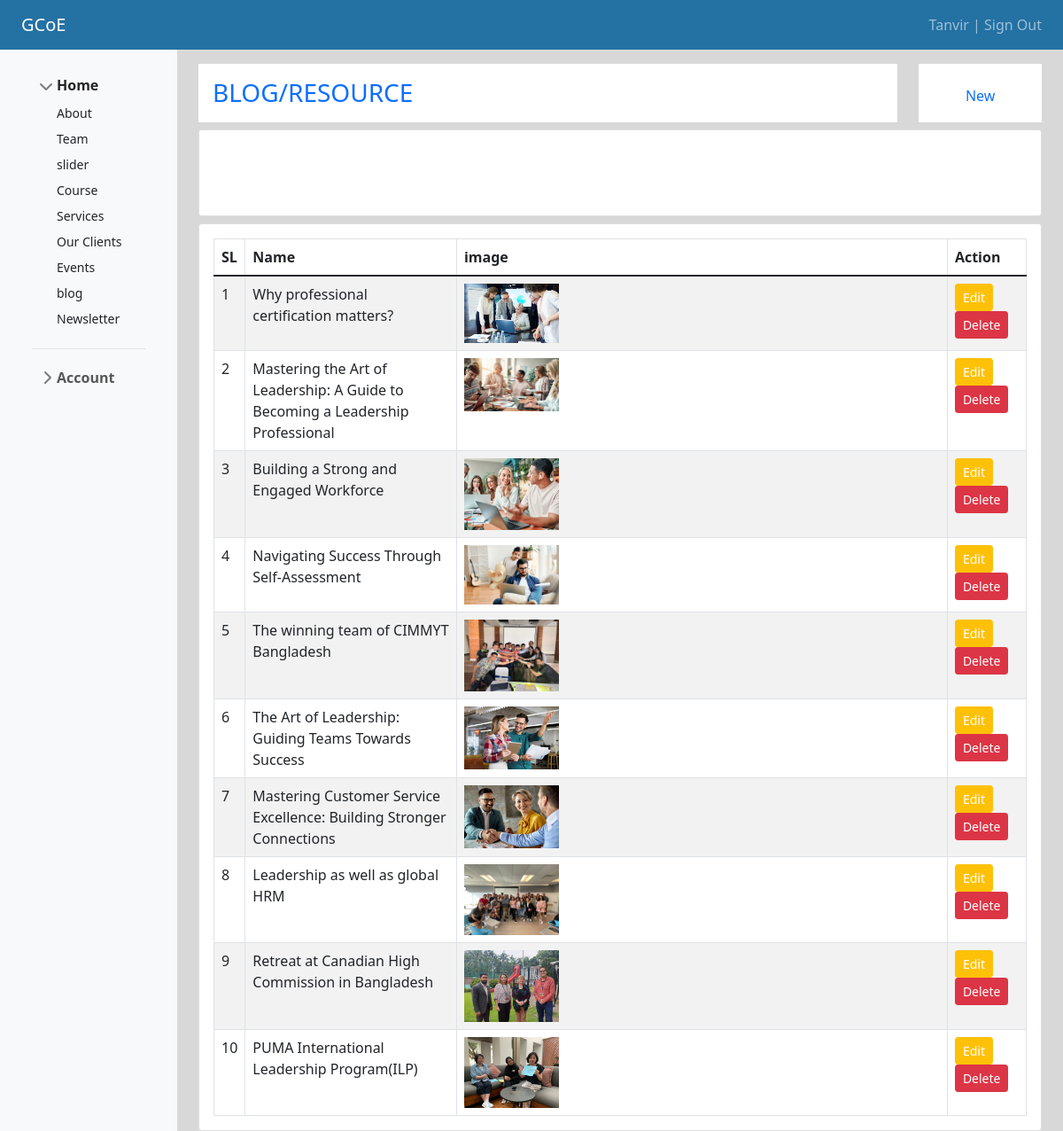
Page /admin_new/blog.php (signed in) on the earlier database version.
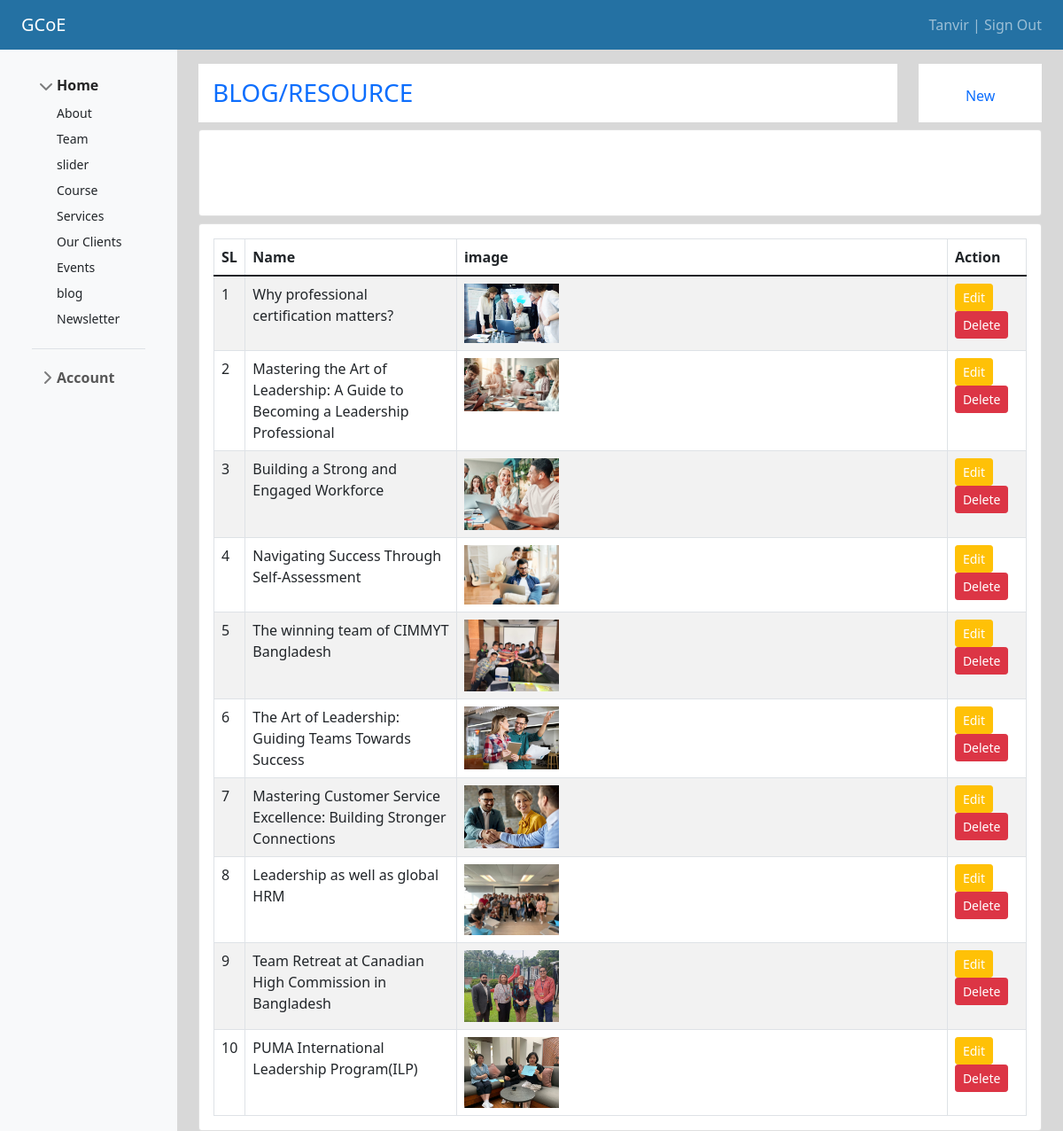
Same page on the later database version.
### tables this page shows
CREATE TABLE `users8r6` (
  `id` int(10) NOT NULL,
  `user_name` varchar(255) NOT NULL,
  `user_pass` varchar(255) NOT NULL,
  `Full Name` varchar(255) NOT NULL
);

CREATE TABLE `blog` (
  `blog_id` int(10) NOT NULL,
  `blog_title` text NOT NULL,
  `blog_image` varchar(255) NOT NULL,
  `blog_text` longtext NOT NULL,
  `blog_catagory` tinytext NOT NULL,
  `blog_date_time` datetime(6) NOT NULL DEFAULT current_timestamp(6),
  `blog_athor` tinytext NOT NULL,
  `blog_stutas` int(10) NOT NULL DEFAULT 1,
  `resources` int(10) NOT NULL DEFAULT 0
);

### config/functions.php (called while the page is built, shortened)
<?php
include "conn.php";
function SelectData($TableName, $moresql){
	global $conn;
	$sql = "SELECT * FROM $TableName $moresql";
	$select = mysqli_query($conn, $sql);
	return $select;
}
function UserData(){
    $row = mysqli_fetch_array(SelectData('users8r6',"WHERE user_name='{$_SESSION['admin_user']}'"));
    return $row['user_name'];
}
?>

### admin_new/blog.php (the view, shortened to what this page needs)
<?php
include "layout/header.php";
?>
<div class="row">
    <div class="col-10">
        <h3 class="bg-white p-3 text-uppercase text-primary"><i class="fas fa-users"></i> Blog/Resource</h3>
    </div>
    <div class="col-2">
        <h3 class="bg-white text-center p-3 text-uppercase text-info"><button onclick="popup()" class="btn p-0 text-primary"> New <i class="fas fa-plus"></i></button></h3>
    </div>
</div>
<div class="card p-5 mb-2">
</div>
<div class="card">
    <div class="card-body">
        <div class="table-responsive">
            <table id="data_table" class="table table-bordered table-striped mb-0">
                <thead>
                    <tr>
                        <th>SL</th>
                        <th>Name</th>
                        <th>image</th>
                        <th>Action</th>
                    </tr>
                </thead>
                <tbody>
                    <?php
                    $i = 1;
                    $blog_data = SelectData('blog', "");
                    while ($blogs = $blog_data->fetch_object()) { ?>
                        <tr>
                            <td><?= $i++ ?></td>
                            <td><?= $blogs->blog_title ?></td>
                            <td> <img src="../upload/blog/<?= $blogs->blog_image ?>" alt="" width="20%"> </td>
                            <td>
                                <a href="blog.php?blogs_id=<?= $blogs->blog_id ?>" class="btn btn-warning btn-sm text-white">Edit</a>
                                <a href="blog.php?delete_id=<?= $blogs->blog_id ?>" onclick="return confirm('Are you sure?')" class="btn btn-danger btn-sm text-white">Delete</a>
                            </td>
                        </tr>
                    <?php } ?>
                </tbody>
            </table>
        </div>
    </div>
</div>
<?php include "layout/footer.php"; ?>

### admin_new/layout/header.php (shortened to what this page needs)
<?php
include "../config/functions.php";
?>
<!DOCTYPE html>
<html lang="en">
<head>
  <link rel="stylesheet" href="../assets/css/bootstrap.min.css">
  <link rel="stylesheet" href="../assets/css/admin.css">
  <link rel="stylesheet" href="https://kit-pro.fontawesome.com/releases/v5.15.2/css/pro.min.css">
  <link href="https://cdn.jsdelivr.net/npm/summernote@0.8.18/dist/summernote.min.css" rel="stylesheet">
</head>
<body>
  <nav class="navbar navbar-dark sticky-top flex-md-nowrap p-2" style="background:#2471A3;">
    <a class="navbar-brand col-sm-3 col-md-2 mr-0 px-3" href="#">GCoE</a>
    <ul class="navbar-nav px-3">
      <li class="nav-item text-nowrap">
        <a class="nav-link text-capitalize" href="logout.php"> <?= UserData() ?> | Sign out</a>
      </li>
    </ul>
  </nav>
  <div class="container-fluid">
    <div class="row">
      <nav class="col-md-2 d-none d-md-block bg-light">
        <div class="sidebar-sticky p-4">
          <ul class="list-unstyled ps-0">
            <li class="mb-1">
              <button class="btn btn-toggle align-items-center rounded collapsed" data-bs-toggle="collapse" data-bs-target="#home-collapse" aria-expanded="true">
                Home
              </button>
              <div class="collapse show" id="home-collapse">
                <ul class="btn-toggle-nav list-unstyled fw-normal pb-1 small">
                  <li><a href="about_us.php" class="link-dark rounded">About</a></li>
                  <li><a href="team.php" class="link-dark rounded">Team</a></li>
                  <li><a href="slider.php" class="link-dark rounded">slider</a></li>
                  <li><a href="services.php" class="link-dark rounded">Course</a></li>
                  <li><a href="catagory.php" class="link-dark rounded">Services</a></li>
                  <li><a href="our_clients.php" class="link-dark rounded">Our Clients</a></li>
                  <li><a href="blog.php" class="link-dark rounded">Events</a></li>
                  <li><a href="blog.php" class="link-dark rounded">blog</a></li>
                  <li><a href="news.php" class="link-dark rounded">Newsletter</a></li>
                </ul>
              </div>
            </li>
            <li class="border-top my-3"></li>
            <li class="mb-1">
              <button class="btn btn-toggle align-items-center rounded collapsed" data-bs-toggle="collapse" data-bs-target="#account-collapse" aria-expanded="false">
                Account
              </button>
            </li>
          </ul>
        </div>
      </nav>
      <div class="col-md-9 ml-sm-auto col-lg-10 pt-3 px-4">

### admin_new/layout/footer.php (shortened to what this page needs)
    </div>
  </div>
</div>
    </body>
  </html>

### assets/css/admin.css (style rules this page uses)
body { min-height: 100vh; background: #d8d8d8; min-height: -webkit-fill-available; }
html { height: -webkit-fill-available; }
.card { border-radius: none !important; }
.sidebar-sticky { position: relative; top: 0; height: calc(100vh - 48px); padding-top: .5rem; overflow-x: hidden; overflow-y: auto; }
.btn-toggle { display: inline-flex; align-items: center; padding: .25rem .5rem; font-weight: 600; color: rgba(0, 0, 0, .65); background-color: transparent; border: 0; }
.btn-toggle::before { width: 1.25em; line-height: 0; transition: transform .35s ease; transform-origin: .5em 50%; }
.btn-toggle[aria-expanded="true"] { color: rgba(0, 0, 0, .85); }
.btn-toggle[aria-expanded="true"]::before { transform: rotate(90deg); }
.btn-toggle-nav a { display: inline-flex; padding: .1875rem .5rem; margin-top: .125rem; margin-left: 1.25rem; text-decoration: none; }

Differences in the rows shown:
changed blog: blog_title "Retreat at Canadian High Commission in Bangladesh" → "Team Retreat at Canadian High Commission in Bangladesh"
